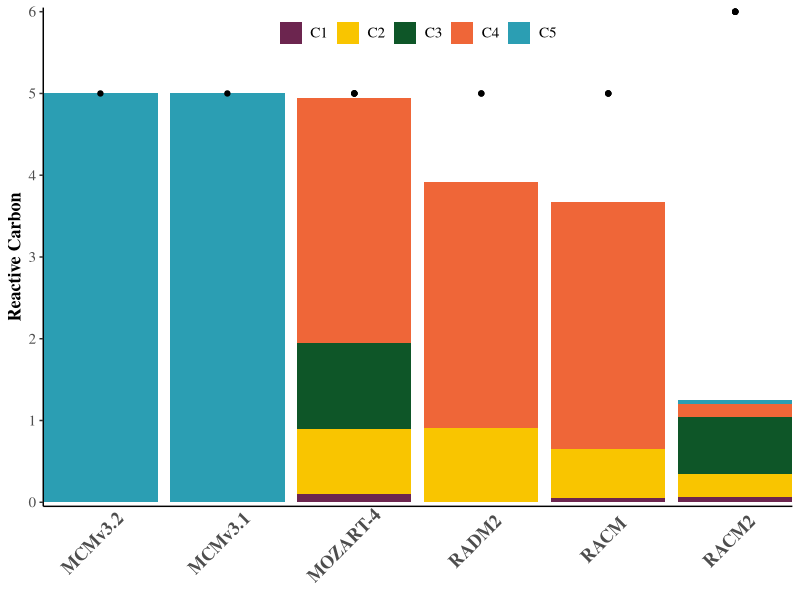

Write the R code that produced this figure.
library(ggplot2)
library(Cairo)
library(ggthemes)

Mechanism = c("MCMv3.2", "MCMv3.1", "MOZART-4", "MOZART-4", "MOZART-4", "MOZART-4", "RADM2", "RADM2", "RACM", "RACM", "RACM", "RACM2", "RACM2", "RACM2", "RACM2", "RACM2")
Product = c("C5", "C5", "C4", "C3", "C2", "C1", "C4", "C2", "C4", "C2", "C1", "C5", "C4", "C3", "C2", "C1")
Reactant = c(5, 5, 5, 5, 5, 5, 5, 5, 5, 5, 5, 6, 6, 6, 6, 6)
Ratio = c(5, 5, 3, 1.05, 0.8, 0.1, 3.003, 0.912, 3.023, 0.6024, 0.052, 0.039, 0.169, 0.692, 0.276, 0.069)
data = data.frame(Mechanism, Reactant, Product, Ratio)

data$Mechanism = factor(data$Mechanism, levels = c("MCMv3.2", "MCMv3.1", "MOZART-4", "RADM2", "RACM", "RACM2"))
data$Product = factor(data$Product, levels = c("C5", "C4", "C3", "C2", "C1"))
my.colours = c("C5" = "#2b9eb3", "C4" = "#ef6638", "C3" = "#0e5628", "C2" = "#f9c500", "C1" = "#6c254f")

plot = ggplot(data, aes(x = Mechanism, y = Ratio, fill = Product))
plot = plot + geom_bar(stat = "identity")
plot = plot + geom_point(aes(y = Reactant), show_guide = FALSE)
plot = plot + scale_y_continuous(limits = c(0, 6), breaks = seq(0, 6, 1), expand = c(0, 0.05))
plot = plot + scale_x_discrete(expand = c(0, 0))
plot = plot + scale_fill_manual(values = my.colours, guide = guide_legend(direction = "horizontal"), limits = rev(levels(data$Product)))
plot = plot + ylab("Reactive Carbon")
plot = plot + theme_tufte()
plot = plot + theme(legend.title = element_blank())
plot = plot + theme(axis.title.x = element_blank())
plot = plot + theme(axis.ticks.x = element_blank())
plot = plot + theme(axis.line = element_line(colour = "black"))
plot = plot + theme(axis.title = element_text(size = 13, face = "bold"))
plot = plot + theme(axis.text.x = element_text(size = 13, face = "bold", angle = 45, hjust = 0.7, vjust = 0.8))
plot = plot + theme(legend.text = element_text(size = 11))
plot = plot + theme(axis.text.y = element_text(size = 11))
plot = plot + theme(legend.position = c(0.5, 0.95))

CairoPDF(file = "HC5P_NO_C_numbers.pdf")
print(plot)
dev.off()
